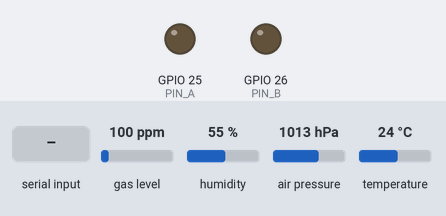
A sketch run on a simulated ESP32. Shown: output pins drawn as LEDs (lit = HIGH). The inputs (shaded band) are chosen by the test bench; at power-on: gas level 100 ppm, humidity 55 %, air pressure 1013 hPa, temperature 24 °C. What the sketch prints to the serial monitor is not drawn.

Above: at 1.7 s.
1.8 s: "u" received over Serial
At 2.2 s:
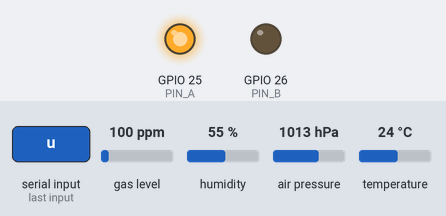
3.8 s: "d" received over Serial
At 4.2 s:
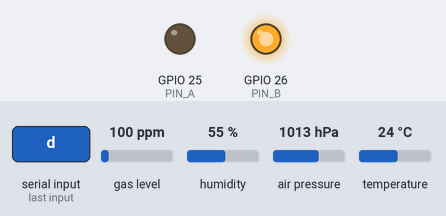
Timing chart, 0 to 6.8 s (numbered marks = the images above; inputs shaded):
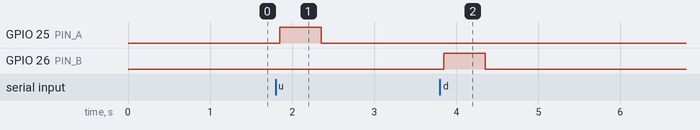

Measured:
- after the input at 1.8 s, GPIO 25 (PIN_A): LOW → HIGH after 0.05 s, → LOW 0.50 s later
- after the input at 3.8 s, GPIO 26 (PIN_B): LOW → HIGH after 0.05 s, → LOW 0.50 s later

The sketch:

car_v1.ino
```cpp
// ステップワゴン 窓AI化 車載版 v1（Freenove ESP32-WROVER）
// ・においを検知したら、窓を少しだけ開ける（下げリレーを OPEN_MS だけON）
// ・閉めるのは自動ではやらない（挟み込み防止）。純正スイッチかシリアルの u で閉める
// ・シリアルモニタ（115200）から手動操作もできる： u=上げ / d=下げ / s=停止
// ・上げと下げが逆だったら SWAP_UPDOWN を true にして書き込み直す
// 必要なライブラリ：Adafruit BME680

#include <Wire.h>
#include <Adafruit_Sensor.h>
#include <Adafruit_BME680.h>

// ---- 設定 ----
const bool SWAP_UPDOWN = false;          // 上げ下げが逆なら true
const unsigned long MANUAL_MS = 500;      // u / d で動かす時間（最初は短く）
const unsigned long OPEN_MS = 1500;       // におい検知で窓を開ける時間
const unsigned long MAX_ON_MS = 4000;     // どんな場合もこれ以上はONにしない
const float DETECT_DROP = 20.0;           // 普段より何%ガスが下がったら検知か
const unsigned long WARMUP_MS = 300000;   // 起動から5分は検知しない（センサーの暖機）
const unsigned long COOLDOWN_MS = 60000;  // 一度開けたら60秒は再検知しない

// ---- ピン ----
const int PIN_A = 25;  // モジュールA
const int PIN_B = 26;  // モジュールB
const int PIN_SDA = 21;
const int PIN_SCL = 22;
int PIN_UP, PIN_DOWN;

Adafruit_BME680 bme(&Wire);
bool bmeOK = false;
float baseGas = 0;
bool baseReady = false;
unsigned long lastOpen = 0;
bool everOpened = false;

void allOff() {
  digitalWrite(PIN_A, LOW);
  digitalWrite(PIN_B, LOW);
}

// 片方だけをONにする（もう片方は必ずOFF）
void pulse(int pin, const char* name, unsigned long ms) {
  if (ms > MAX_ON_MS) ms = MAX_ON_MS;
  allOff();
  delay(50);
  Serial.printf("%s ON (%lu ms)\n", name, ms);
  digitalWrite(pin, HIGH);
  unsigned long start = millis();
  while (millis() - start < ms) {
    if (Serial.available() && Serial.peek() == 's') break;  // s で途中停止
    delay(5);
  }
  allOff();
  Serial.printf("%s OFF\n", name);
}

void setup() {
  pinMode(PIN_A, OUTPUT);
  pinMode(PIN_B, OUTPUT);
  allOff();  // 起動直後に必ずOFF

  PIN_UP   = SWAP_UPDOWN ? PIN_B : PIN_A;
  PIN_DOWN = SWAP_UPDOWN ? PIN_A : PIN_B;

  Serial.begin(115200);
  delay(500);
  Serial.println("car_v1 start: u=上げ / d=下げ / s=停止");

  Wire.begin(PIN_SDA, PIN_SCL);
  if (bme.begin(0x77) || bme.begin(0x76)) {
    bmeOK = true;
    bme.setTemperatureOversampling(BME680_OS_8X);
    bme.setHumidityOversampling(BME680_OS_2X);
    bme.setPressureOversampling(BME680_OS_4X);
    bme.setIIRFilterSize(BME680_FILTER_SIZE_3);
    bme.setGasHeater(320, 150);
    Serial.println("BME688 OK（5分暖機してから検知開始）");
  } else {
    Serial.println("BME688が見つからない → 手動操作だけ使える");
  }
}

unsigned long lastRead = 0;

void loop() {
  // 手動操作
  if (Serial.available()) {
    char c = Serial.read();
    if (c == 'u') pulse(PIN_UP, "UP", MANUAL_MS);
    else if (c == 'd') pulse(PIN_DOWN, "DOWN", MANUAL_MS);
    else if (c == 's') { allOff(); Serial.println("STOP"); }
  }

  // 1秒ごとにセンサーを読む
  if (!bmeOK || millis() - lastRead < 1000) return;
  lastRead = millis();
  if (!bme.performReading()) return;

  float gas = bme.gas_resistance / 1000.0;
  if (!baseReady) { baseGas = gas; baseReady = true; }
  float drop = (baseGas - gas) / baseGas * 100.0;

  // においがない時だけ「普段の値」を更新（におい中に基準が引きずられないように）
  if (drop < DETECT_DROP) baseGas = baseGas * 0.98 + gas * 0.02;

  bool warm = millis() > WARMUP_MS;
  bool cool = !everOpened || millis() - lastOpen > COOLDOWN_MS;

  Serial.printf("ガス %.1fkΩ 普段比 -%.0f%% %s\n", gas, drop < 0 ? 0 : drop,
                warm ? "" : "(暖機中)");

  if (warm && cool && drop > DETECT_DROP) {
    Serial.println("におい検知 → 窓を少し開ける");
    pulse(PIN_DOWN, "DOWN(auto)", OPEN_MS);
    lastOpen = millis();
    everOpened = true;
  }
}
```
